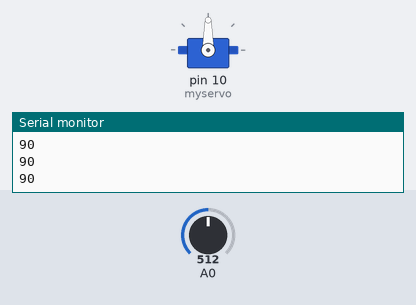
Bench run of a sketch on a simulated Arduino Uno, built with avr-gcc and run on an emulated ATmega328P. Shown: servo, the last lines printed to the serial monitor. The test bench sets the inputs (shaded band); at power-on: A0 = 512. Storage starts empty.

Above: at 6.2 s.
6.3 s: A0 set to 716
At 7.5 s:
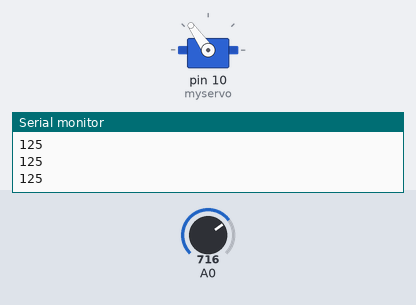
7.8 s: A0 set to 900
At 8.4 s:
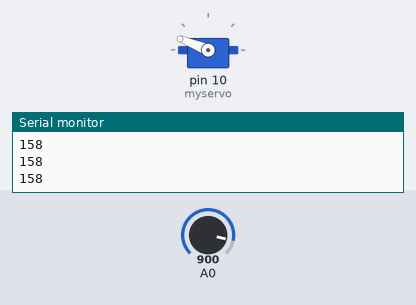
9.3 s: A0 set to 1023
At 10.1 s:
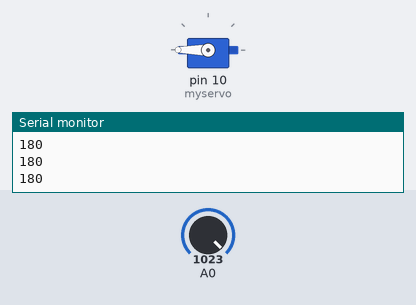
10.8 s: A0 set to 306
At 12.0 s:
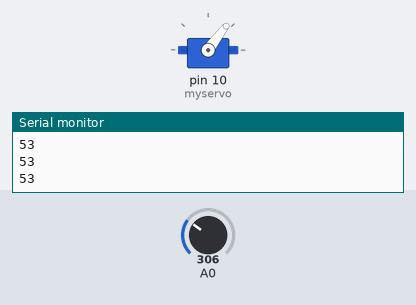
12.3 s: A0 set to 122
At 13.4 s:
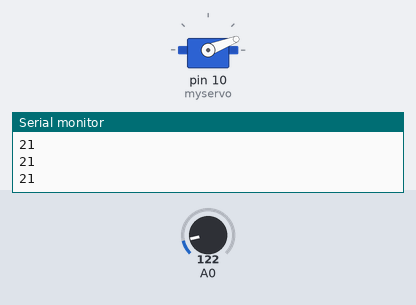
13.8 s: A0 set to 0
At 15.0 s:
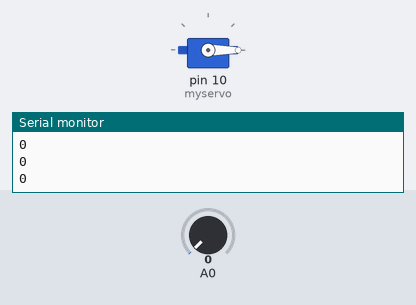
Timing chart, 0 to 16.3 s (numbered marks = the images above; inputs shaded):
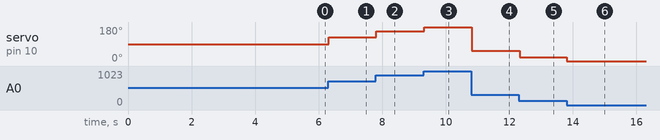

Measured:
- after the input at 6.3 s, servo on pin 10 (myservo): 90° → 125° at once
- after the input at 7.8 s, servo on pin 10 (myservo): 125° → 158° at once
- after the input at 9.3 s, servo on pin 10 (myservo): 158° → 180° at once
- after the input at 10.8 s, servo on pin 10 (myservo): 180° → 53° at once
- after the input at 12.3 s, servo on pin 10 (myservo): 53° → 21° at once
- after the input at 13.8 s, servo on pin 10 (myservo): 21° → 0° at once

The sketch:

Save_Servo_Position.ino
```cpp
#include <SPI.h>
#include <SD.h>
#include <Servo.h>

const int  cs = 4;

int pos = 0;

Servo myservo;
//File datafile;

void setup ()
{
  Serial.begin (9600);
  while(!Serial )
  {

  }

  Serial.println ("Initialing SD card For Aust Rocketry!!");
  delay (5000);

  if (!SD.begin (cs))
  {
    Serial.println ("Failed to connect");

    while (1);
  }
  Serial.println ("Card is connected");


  myservo.attach (10);

}

void loop ()
{
  String dataString = "";

  pos = map (analogRead (A0) , 0 , 1023 , 0 , 180);

  dataString += String (pos);

  myservo . write (pos);
  delay (15);


  File dataFile = SD.open ("servopop.txt" , FILE_WRITE);

  if (dataFile)
  {
    dataFile .println (dataString);
    dataFile.close ();
    Serial.println (dataString);

  }

  else
  {
    Serial.println ("error opening File");
  }

}
```
